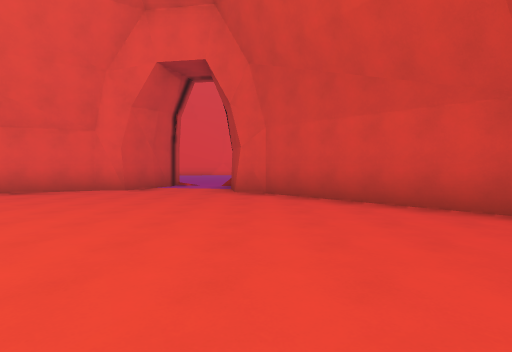
view 1 (above)

24 first-person views from a walk through a Godot game level. The camera is 1.5 m above the floor, tilts 2° down and sees 80° across. The floor is counted in squares, 2.53 m on a side. Each view is taken from the middle of a square. On the plan, view 1 faces up. The plan holds only what a view shows up to about 9 squares ahead; the rest is blank. The place goes on beyond the plan.

view 2
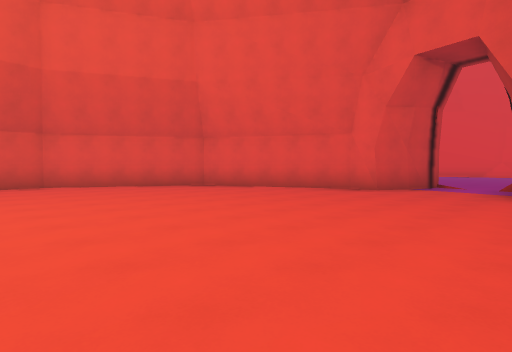

view 3
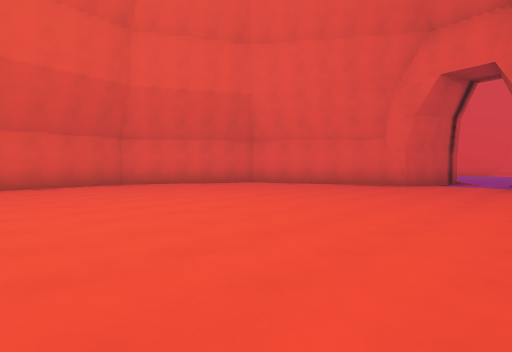

view 4
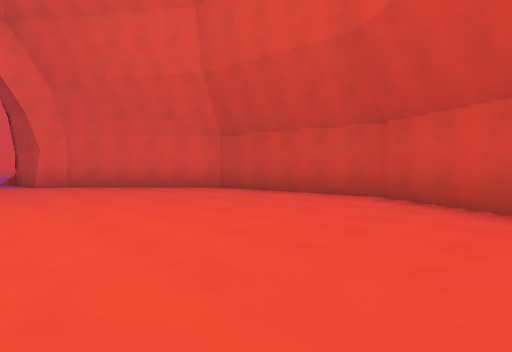

view 5
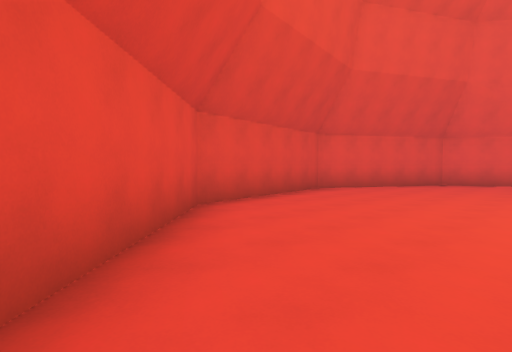

view 6
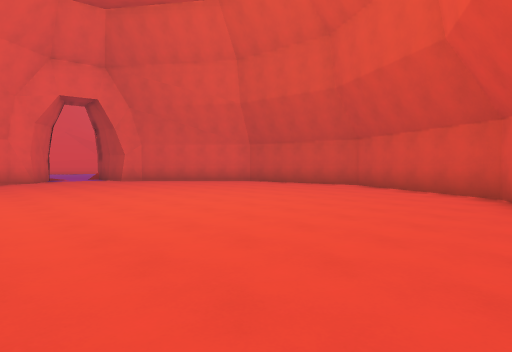

view 7
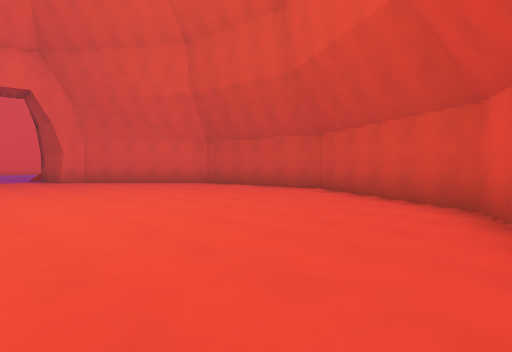

view 8
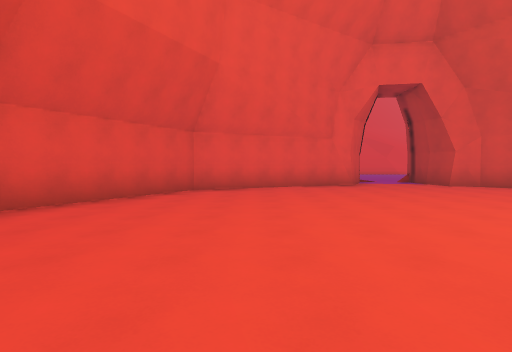

view 9
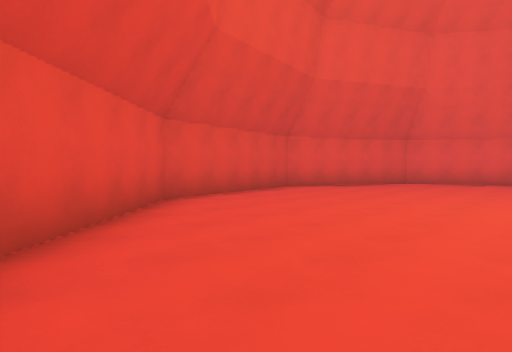

view 10
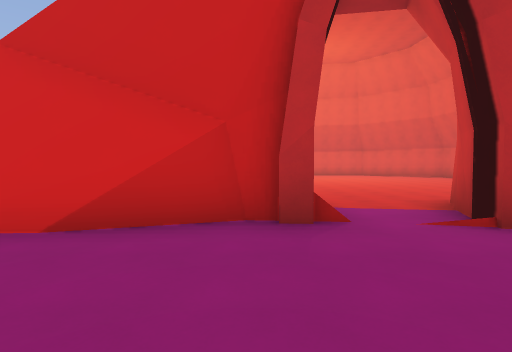

view 11
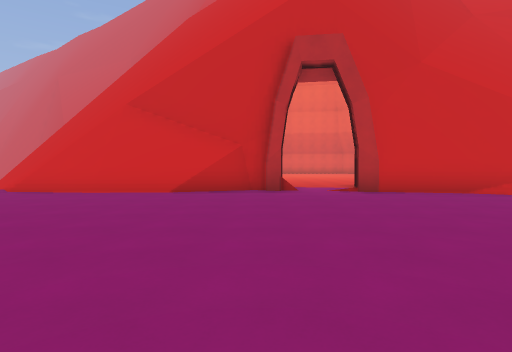

view 12
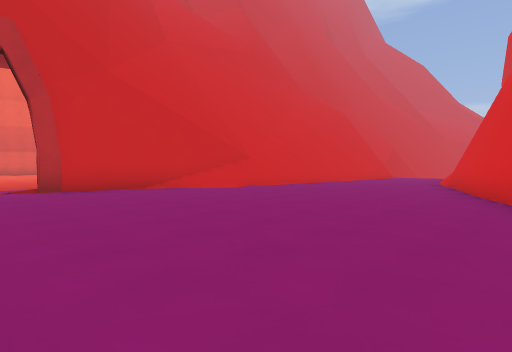

view 13
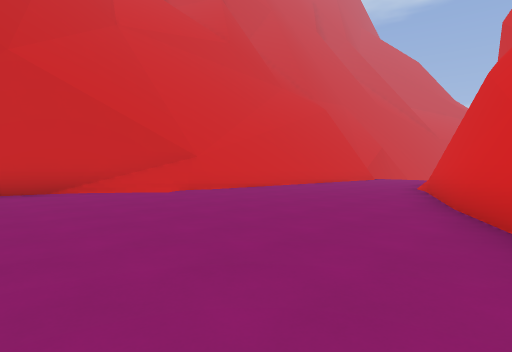

view 14
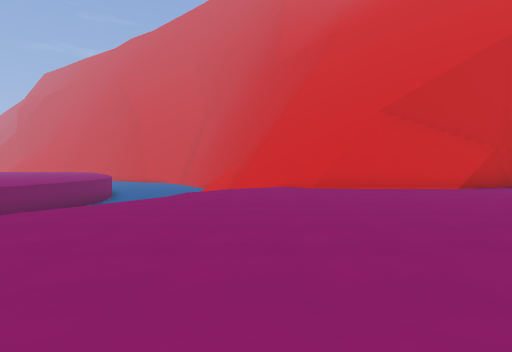

view 15
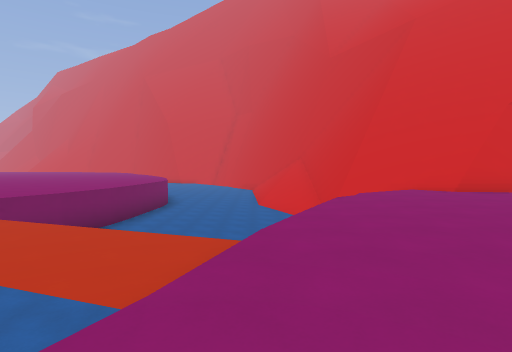

view 16
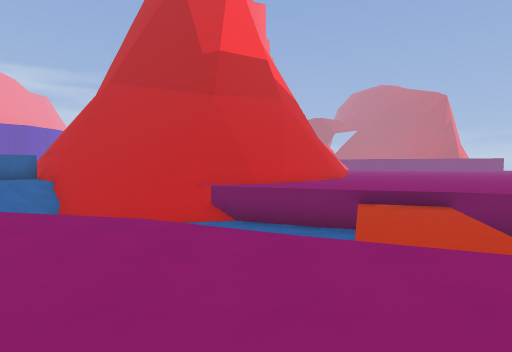

view 17
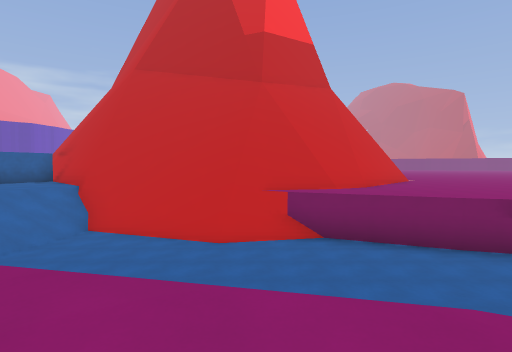

view 18
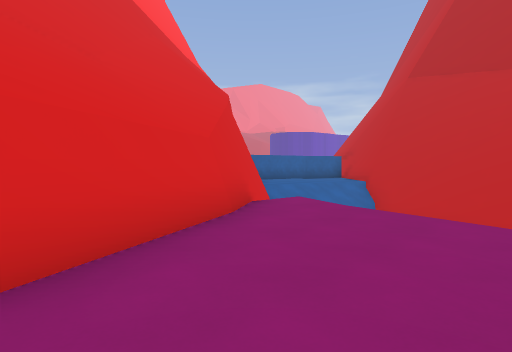

view 19
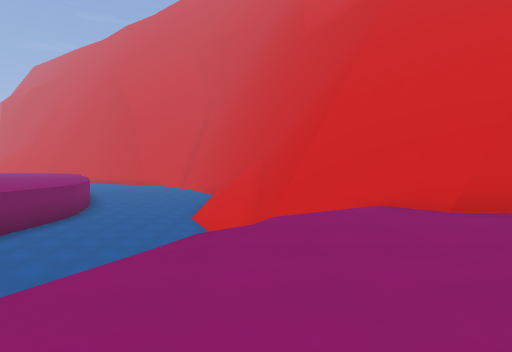

view 20
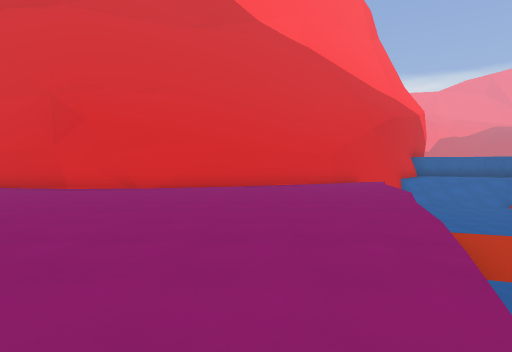

view 21
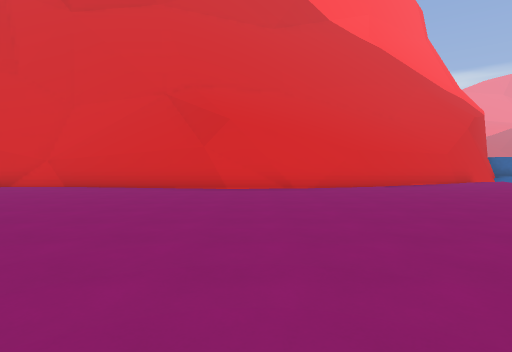

view 22
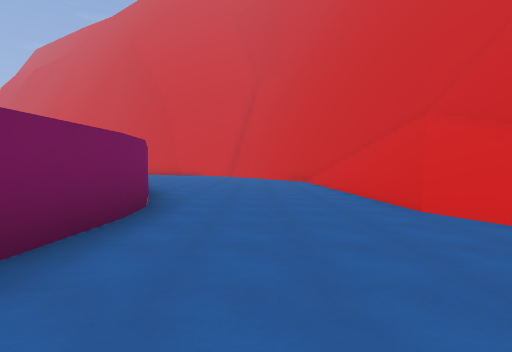

view 23
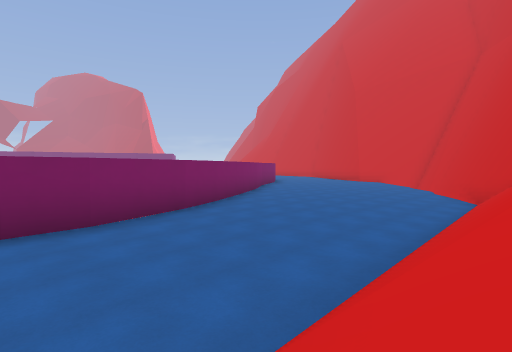

view 24
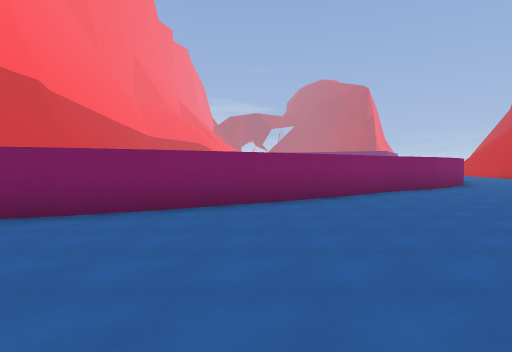

### Floor plan
Key: @ floor where view 1 was taken; # wall or solid block; . main floor; - floor 2.5 m lower than the main floor; : floor 4.5 m higher than the main floor; / step, stairs or slope; = window, fence, low wall or low ledge; ^ raised ledge.
Columns run from 11 left of view 1 to 19 right of it. Each row starts with its distance up from view 1.
 21                      ###^ ^^^^#
 20                    ###/. ^^^^^#
 19         ###      ###...^^^^^^^
 18         ....######.....^^^^^^^
 17    ## ................. ^^^^^#
 16 ####................... ^^^^^^
 15 #.....................^ ^^^^^#
 14 ......................^^^^^#
 13 .....................^^^^^^#
 12  ....................--^^^#
 11  ///................    -^#
 10   ####............./---  -#
  9      ####..#####=/ / ----##
  8       ###..####://// ----#
  7      ###...#  ^^^^^/-----#
  6    ###......#     ^//----#
  5    #.........#    ^//----#
  4   ##..........#   ^///---#
  3  ##............^  ^///---#
  2  #.............^  ^///---##
  1  #.............^  ^///----#
  0  #.........@...#  ^#//----##
 -1  ##............#   ^//-----##
 -2   #...........#      /------#
 -3   #...........^      #------##
 -4   ##.........#       #-------##
 -5    ##...... #         #- -----#

Where each view was taken, in squares from view 1:
view 1: 0 up, 0 right, facing up
view 2: 0 up, 0 right, facing up-left
view 3: 2 down, 0 right, facing up-left
view 4: 3 down, 2 left, facing up-right
view 5: 5 down, 5 left, facing up-left
view 6: 5 down, 5 left, facing up-right
view 7: 5 down, 3 left, facing up-right
view 8: 2 down, 6 left, facing up
view 9: 5 down, 4 left, facing up-left
view 10: 12 up, 0 right, facing down
view 11: 16 up, 0 right, facing down
view 12: 17 up, 1 left, facing down-left
view 13: 17 up, 3 left, facing down-left
view 14: 17 up, 7 right, facing down
view 15: 16 up, 10 right, facing down
view 16: 15 up, 8 right, facing right
view 17: 17 up, 10 right, facing right
view 18: 17 up, 8 right, facing up-right
view 19: 13 up, 8 right, facing down
view 20: 10 up, 8 right, facing up
view 21: 10 up, 4 right, facing up
view 22: 8 up, 12 right, facing down
view 23: 5 up, 9 right, facing down-right
view 24: 1 down, 10 right, facing right
